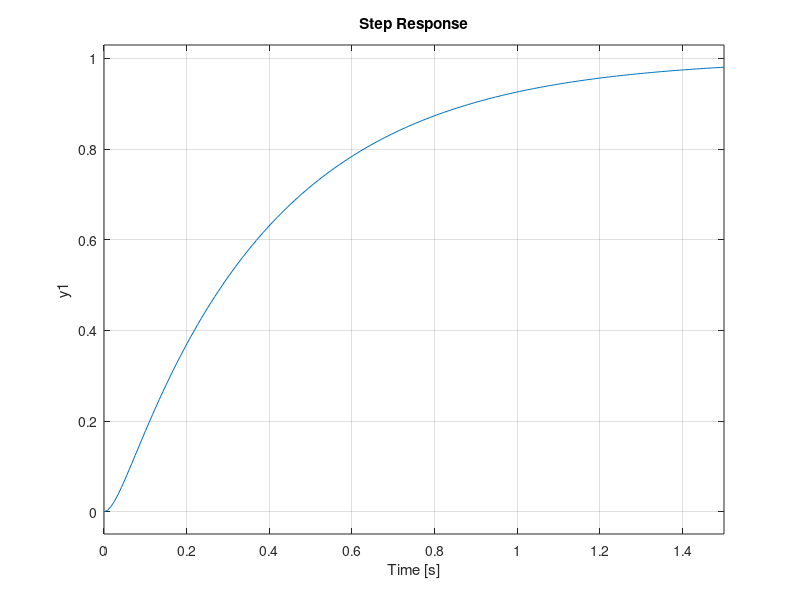

This figure's MATLAB source: (Note: this script raises an error after producing the figure.)
%% Justificación Analítica del Controlador PD (Feedback Linearization)
clear; clc; close all;

s = tf('s');

% Definimos 3 casos de ajuste para comparar:
Kp1 = 100; Kd1 = 5; 
G1 = Kp1 / (s^2 + Kd1*s + Kp1);

Kp2 = 100; Kd2 = 20; 
G2 = Kp2 / (s^2 + Kd2*s + Kp2);

Kp3 = 100; Kd3 = 40; 
G3 = Kp3 / (s^2 + Kd3*s + Kp3);

%% Graficar la comparativa con estilo Modo Oscuro
% Color gris oscuro exacto
colorFondo = [0.11 0.11 0.11]; 

% Creamos la figura forzando el color de fondo
figure('Name', 'Comparativa de Ajuste PD', 'Color', colorFondo);
hold on;
step(G1, 1.5);
step(G2, 1.5);
step(G3, 1.5);

% Configuración de los ejes para modo oscuro
ax = gca;
ax.Color = colorFondo;       
ax.XColor = 'w';             
ax.YColor = 'w';
ax.GridColor = 'w';          
ax.GridAlpha = 0.3;          
ax.MinorGridColor = 'w';
ax.MinorGridAlpha = 0.15;
grid on; grid minor;

% Textos en blanco
title('Respuesta Temporal del Error Articular (Sistema Linealizado)', 'Color', 'w');
xlabel('Tiempo [s]', 'Color', 'w');
ylabel('Posicion Articular [rad]', 'Color', 'w');

% --- 1. LÍNEAS MÁS GORDAS ---
grosorLinea = 2.5; % Cambia este número si las quieres aún más anchas
set(findall(gcf,'type','line'), 'LineWidth', grosorLinea);

% --- 2. LEYENDA VISIBLE Y ADAPTADA ---
lgd = legend(sprintf('Subamortiguado (Kp=%d, Kd=%d)', Kp1, Kd1), ...
       sprintf('Críticamente Amortiguado (Kp=%d, Kd=%d)', Kp2, Kd2), ...
       sprintf('Sobreamortiguado (Kp=%d, Kd=%d)', Kp3, Kd3), ...
       'Location', 'best'); % 'best' busca el hueco donde no tape las líneas
lgd.TextColor = 'w';
lgd.Color = colorFondo;
lgd.EdgeColor = 'w';
lgd.FontSize = 11;

%% Guardado en SVG respetando el fondo oscuro
ruta_destino = 'ajuste_pd_control.svg'; 
exportgraphics(gcf, ruta_destino, 'ContentType', 'vector', 'BackgroundColor', 'current');
